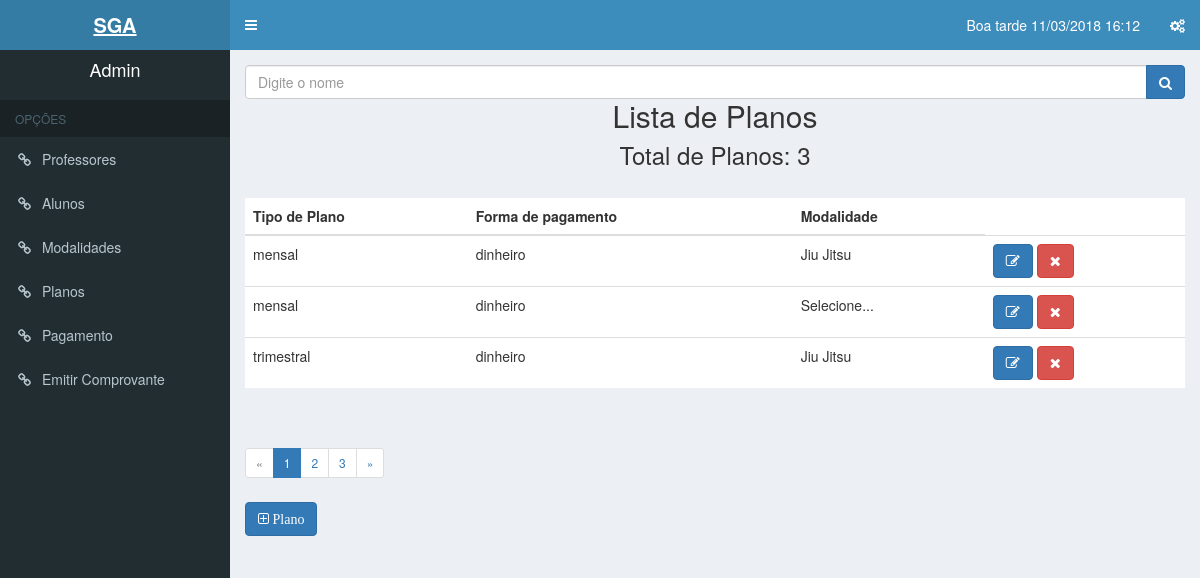
Screenshot of /Views/plano.php (signed in) with the database file from the repository.
### tables this page shows
CREATE TABLE `plano` (
  `cd_plano` int(5) NOT NULL,
  `tipo_plano` varchar(20) NOT NULL,
  `forma_pagamento` varchar(20) NOT NULL,
  `nm_modalidade` varchar(30) NOT NULL
);

### controllers/limitarPlano.php (called while the page is built)
<?php
    $PDO = db_connect();
	if (!isset($_GET['pg'])) {
		$pg = 1;
	} else {
		$pg = $_GET['pg'];
	}
	$total_reg = "10";
	$inicio = $pg -1;
	$inicio = $inicio * $total_reg;
	$anterior = $pg -1;
	$proximo = $pg +1;
    $sql = "SELECT * FROM plano ORDER BY tipo_plano ASC LIMIT $inicio, $total_reg";
    $stmt = $PDO->prepare($sql);
    $stmt->execute();
    $sql_count = "SELECT COUNT(*) AS total FROM plano";
    $stmt_count = $PDO->prepare($sql_count);
    $stmt_count->execute();
    $total = $stmt_count->fetchColumn();

### Views/plano.php (the view, shortened to what this page needs)
<?php
    include ('../controllers/limitarPlano.php');
    include ('header.php');
?>
<form name="frmBusca" method="post" action="../Views/planoList.php">
            <div class="input-group">
              <input type="text" name="cxnome" id="cxnome" class="form-control" placeholder="Digite o nome">
              <span class="input-group-btn">
                  <button type="submit" name="buscar" id="search-btn" class="btn btn-primary">
                    <i class="fa fa-search"></i>
                  </button>
              </span>
            </div>
        </form>
<h2 class="center">Lista de Planos</h2>
          <h3 class="center">Total de Planos: <?php if(isset($total)){echo $total;} ?></h3>
          <?php if(isset($total) > 0):?>
          <table class="table table-hover">
              <thead>
                  <tr>
                      <th>Tipo de Plano</th>
                      <th>Forma de pagamento</th>
                      <th>Modalidade</th>
                  </tr>
              </thead>
              <tbody>
                  <?php while($user = $stmt->fetch(PDO::FETCH_ASSOC)):?>
                  <tr>
                    <td><?PHP echo $user['tipo_plano'] ?></td>
                    <td><?PHP echo $user['forma_pagamento'] ?></td>
                    <td><?PHP echo $user['nm_modalidade'] ?></td>
                    <td>
                    <a href="planoEdit.php?cdplano=<?php echo $user['cd_plano'] ?>">
                    <button class="btn btn-primary fa fa-edit"></button></a>
                    <a href="../controllers/deletarPlano.php?cdplano=<?php echo $user['cd_plano'] ?>" onclick="return confirm('Tem certeza que deseja remover?');">
                    <button class="btn btn-danger fa fa-times"></button></a>
                      </td>
                  </tr>
                  <?php endwhile;?>
              </tbody>
          </table>
        <?php else: ?>
        <p>Nenhum Plano registrado</p>
            <?php endif; ?>
            <?php
           if ($total > 1) {
		echo "<nav>";
		echo "	<ul class='pagination pagination-sm'>";
		if ($anterior > 0) {
			echo "<li>";
			echo "	<a href='?pg=".$anterior."' aria-label='Previous'>";
			echo "		<span aria-hidden='true'>«</span>";
			echo "	</a>";
			echo "</li>";
		} else {
			echo "<li class='disabled'>";
			echo "	<span aria-hidden='true'>«</span>";
			echo "</li>";
		}
		for ($i=1;$i<=$total;$i++) {
			if ($i >= ($pg-4) AND $i <= ($pg+4)) {
				if ($i == $pg) {
					echo "<li class='active'><a href='?pg=".$i."'>".$i."</a></li>";
				} else {
					echo "<li><a href='?pg=".$i."'>".$i."</a></li>";
				}
			}
		}
                        if($pg < $total) {
                                echo "<li>";
                                echo "	<a href='?pg=".$proximo."' aria-label='Next'>";
                                echo "		<span aria-hidden='true'>»</span>";
                                echo "	</a>";
                                echo "</li>";
                        } else {
                                echo "<li class='disabled'>";
                                echo "	<span aria-hidden='true'>»</span>";
                                echo "</li>";
                        }
                        echo "  </ul>";
                        echo "</nav>";
            }
            ?>
       <a href="planoAdd.php"><button class="btn btn-primary fa fa-plus-square-o"> Plano</button></a>
<?php include ('footer.php');?>

### rows the page displays
plano: tipo_plano "mensal", forma_pagamento "dinheiro", nm_modalidade "Jiu Jitsu"
plano: tipo_plano "mensal", forma_pagamento "dinheiro", nm_modalidade "Selecione..."
plano: tipo_plano "trimestral", forma_pagamento "dinheiro", nm_modalidade "Jiu Jitsu"

### other values shown
dataatual() "Boa tarde 11/03/2018 16:12"
$_SESSION['user_name'] "Admin"
$total "3"
